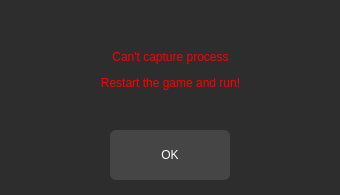
<?xml version="1.0" encoding="UTF-8"?>
<ui version="4.0">
 <class>Form</class>
 <widget class="QWidget" name="Form">
  <property name="geometry">
   <rect>
    <x>0</x>
    <y>0</y>
    <width>340</width>
    <height>195</height>
   </rect>
  </property>
  <property name="sizePolicy">
   <sizepolicy hsizetype="Fixed" vsizetype="Fixed">
    <horstretch>0</horstretch>
    <verstretch>0</verstretch>
   </sizepolicy>
  </property>
  <property name="minimumSize">
   <size>
    <width>340</width>
    <height>195</height>
   </size>
  </property>
  <property name="maximumSize">
   <size>
    <width>340</width>
    <height>195</height>
   </size>
  </property>
  <property name="windowTitle">
   <string>Error!</string>
  </property>
  <property name="windowIcon">
   <iconset>
    <normaloff>imgonline-com-ua-Resize-FJDPqgFmfYQzOIw.jpg</normaloff>imgonline-com-ua-Resize-FJDPqgFmfYQzOIw.jpg</iconset>
  </property>
  <property name="styleSheet">
   <string notr="true">QWidget{
	background-color: rgb(45, 45, 45);
}</string>
  </property>
  <widget class="QLabel" name="Error_hook">
   <property name="geometry">
    <rect>
     <x>20</x>
     <y>20</y>
     <width>301</width>
     <height>101</height>
    </rect>
   </property>
   <property name="styleSheet">
    <string notr="true">QLabel{
	color: rgb(255, 0, 0);
	font: 75 11pt &quot;MS Shell Dlg 2&quot;;
	background-color: rgb(45, 45, 45);
}</string>
   </property>
   <property name="text">
    <string>&lt;html&gt;&lt;head/&gt;&lt;body&gt;&lt;p align=&quot;center&quot;&gt;&lt;span style=&quot; font-weight:400;&quot;&gt;Can't capture process&lt;/span&gt;&lt;/p&gt;&lt;p align=&quot;center&quot;&gt;&lt;span style=&quot; font-weight:400;&quot;&gt;Restart the game and run!&lt;/span&gt;&lt;/p&gt;&lt;/body&gt;&lt;/html&gt;</string>
   </property>
   <property name="margin">
    <number>10</number>
   </property>
  </widget>
  <widget class="QPushButton" name="OK_btn">
   <property name="geometry">
    <rect>
     <x>110</x>
     <y>130</y>
     <width>120</width>
     <height>50</height>
    </rect>
   </property>
   <property name="styleSheet">
    <string notr="true">QPushButton {
	color: rgb(255, 255, 255);
	font: 10pt &quot;MS Shell Dlg 2&quot;;
    border-radius: 6px;
	background-color: rgb(69, 69, 69);
    min-width: 80px;
}
QPushButton:hover{
	border: 2px solid rgb(50, 50, 50);
}
QPushButton:pressed {
	background-color: rgb(64, 64, 64);
}

QPushButton:flat {
    border: none; 
}

QPushButton:default {
    border-color: navy; 
}</string>
   </property>
   <property name="text">
    <string>OK</string>
   </property>
  </widget>
 </widget>
 <resources/>
 <connections/>
</ui>
